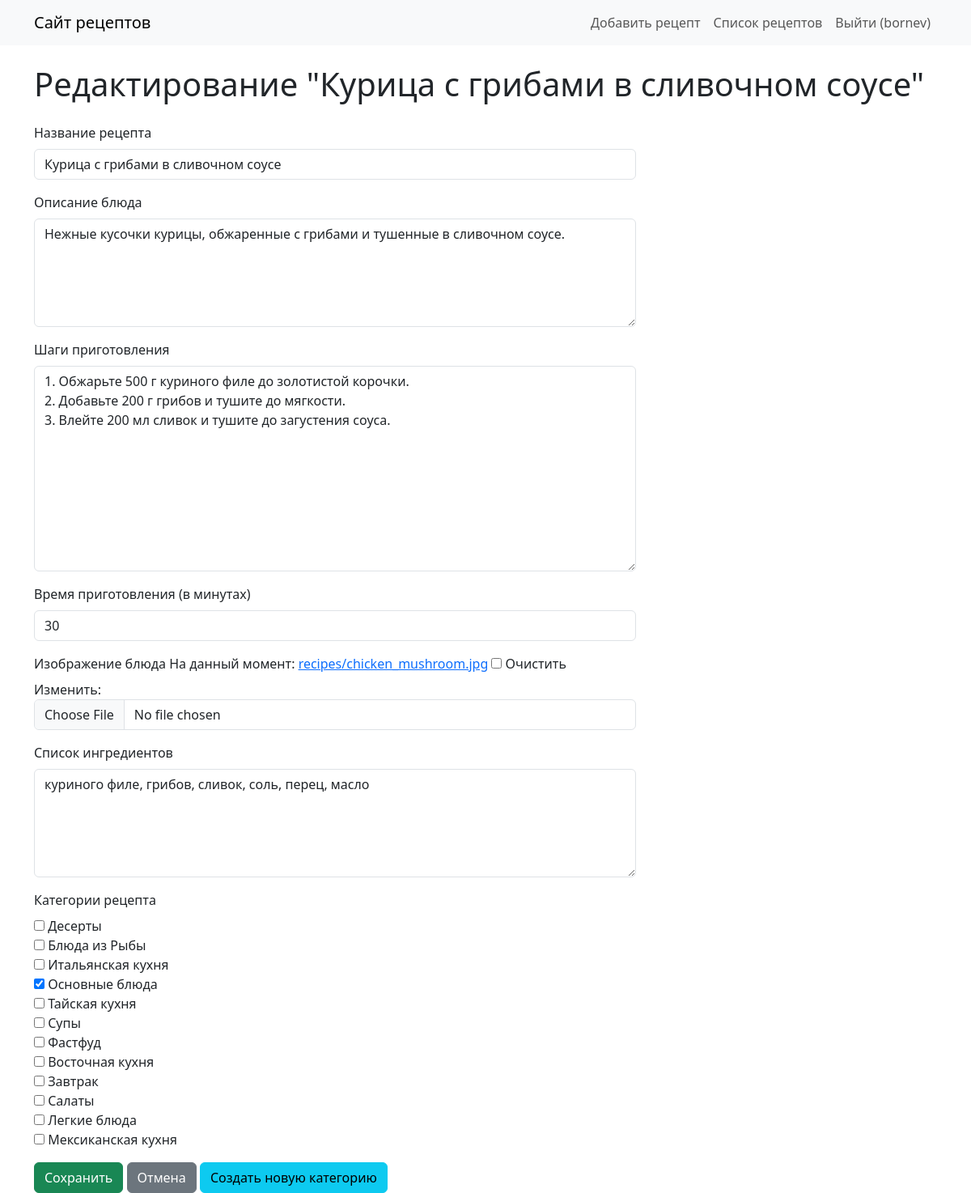
The app's page /recipe/2/edit/ (signed in) with its own data.
### recipes/models.py (models this page shows, shortened)
class Recipe(models.Model):
    title = models.CharField(
        max_length=200,           # Максимальная длина названия — 200 символов
        verbose_name="Название"
    )
    description = models.TextField(
        verbose_name="Описание"   # Поле для описание блюда
    )
    steps = models.TextField(
        verbose_name="Шаги приготовления"  # Поле для шагов рецепта
    )
    cooking_time = models.PositiveIntegerField(
        help_text="Время в минутах",       # Подсказка в админке
        verbose_name="Время приготовления"
    )
    image = models.ImageField(
        upload_to='recipes/',              # Папка для загрузки изображений
        blank=True,
        null=True,
        verbose_name="Изображение"
    )
    author = models.ForeignKey(
        User,                              # Связь с моделью User (автор рецепта)
        on_delete=models.CASCADE,          # Удаление рецепта при удалении пользователя
        verbose_name="Автор"
    )
    categories = models.ManyToManyField(
        Category,                          # Связь многие-ко-многим с категориями
        through='RecipeCategory',          # Через связующую таблицу
        verbose_name="Категории"
    )
    ingredients = models.TextField(
        blank=True,
        help_text="Список ингредиентов",
        verbose_name="Ингредиенты"
    )
    class Meta:
        verbose_name = "Рецепт"
        verbose_name_plural = "Рецепты"

### recipes/views.py (the view)
# urls.py: path('recipe/<int:recipe_id>/edit/', views.recipe_edit, name='recipe_edit'),
@login_required
def recipe_edit(request, recipe_id):
    recipe = get_object_or_404(Recipe, id=recipe_id, author=request.user)  # Только автор может редактировать
    if request.method == 'POST':
        form = RecipeForm(request.POST, request.FILES, instance=recipe)  # Форма с текущими данными
        if form.is_valid():
            form.save()  # Сохраняем изменения
            messages.success(request, 'Рецепт успешно обновлён!')
            return redirect('recipe_detail', recipe_id=recipe.id)
    else:
        form = RecipeForm(instance=recipe)  # Форма с данными рецепта
    return render(request, 'recipes/recipe_form.html', {'form': form})

### recipes/models.py (called while the page is built)
    def __str__(self):
        return self.name

### recipes/templates/recipes/recipe_form.html (shortened to what this page needs)
{% extends 'recipes/base.html' %}
{% block content %}
    <h1 class="mb-4">
        {% if form.instance.id %}
            Редактирование "{{ form.instance.title }}"
        {% else %}
            Новый рецепт
        {% endif %}
    </h1>
    <form method="post" enctype="multipart/form-data" class="col-md-8">
        {% for field in form %}
            <div class="mb-3">
                <label class="form-label" for="{{ field.id_for_label }}">{{ field.label }}</label>
                {{ field }}
            </div>
        {% endfor %}
        <button type="submit" class="btn btn-success">Сохранить</button>
        <a href="{% url 'index' %}" class="btn btn-secondary">Отмена</a>
        <a href="{% url 'category_create' %}" class="btn btn-info mt">Создать новую категорию</a>
    </form>
{% endblock %}

### recipes/templates/recipes/base.html (shortened to what this page needs)
<!DOCTYPE html>
<html lang="ru">
<head>
    <link rel="stylesheet" href="https://cdn.jsdelivr.net/npm/bootstrap@5.3.0/dist/css/bootstrap.min.css">
</head>
<body>
    <nav class="navbar navbar-expand-lg navbar-light bg-light">
        <div class="container">
            <a class="navbar-brand" href="{% url 'index' %}">Сайт рецептов</a>
            <div class="collapse navbar-collapse">
                <ul class="navbar-nav ms-auto">
                    {% if user.is_authenticated %}
                        <li class="nav-item">
                            <a class="nav-link" href="{% url 'recipe_create' %}">Добавить рецепт</a>
                        </li>
                        <li class="nav-item">
                        <a class="nav-link" href="{% url 'recipe_list' %}">Список рецептов</a>
                    </li>
                        <li class="nav-item">
                            <a class="nav-link" href="{% url 'logout' %}">Выйти ({{ user.username }})</a>
                        </li>
                    {% endif %}
                </ul>
            </div>
        </div>
    </nav>
    <main class="container mt-4">
        {% block content %}
        {% endblock %}
    </main>
</body>
</html>

### records on screen
Recipe: instance "Курица с грибами в сливочном соусе", form "Курица с грибами в сливочном соусе" "Нежные кусочки курицы, обжаренные с грибами и тушенные в сливочном соусе." "1. Обжарьте 500 г куриного филе до золотистой корочки. 2. Добавьте 200 г грибов и тушите до мягкости. 3. Влейте 200 мл сливок и тушите до загустения соуса." "30" "куриного филе, грибов, сливок, соль, перец, масло"

### other values on screen
{{ user.username }} "bornev"
{{ field.label }} "Название рецепта" "Описание блюда" "Шаги приготовления" "Время приготовления (в минутах)" "Изображение блюда" "Список ингредиентов" "Категории рецепта"
